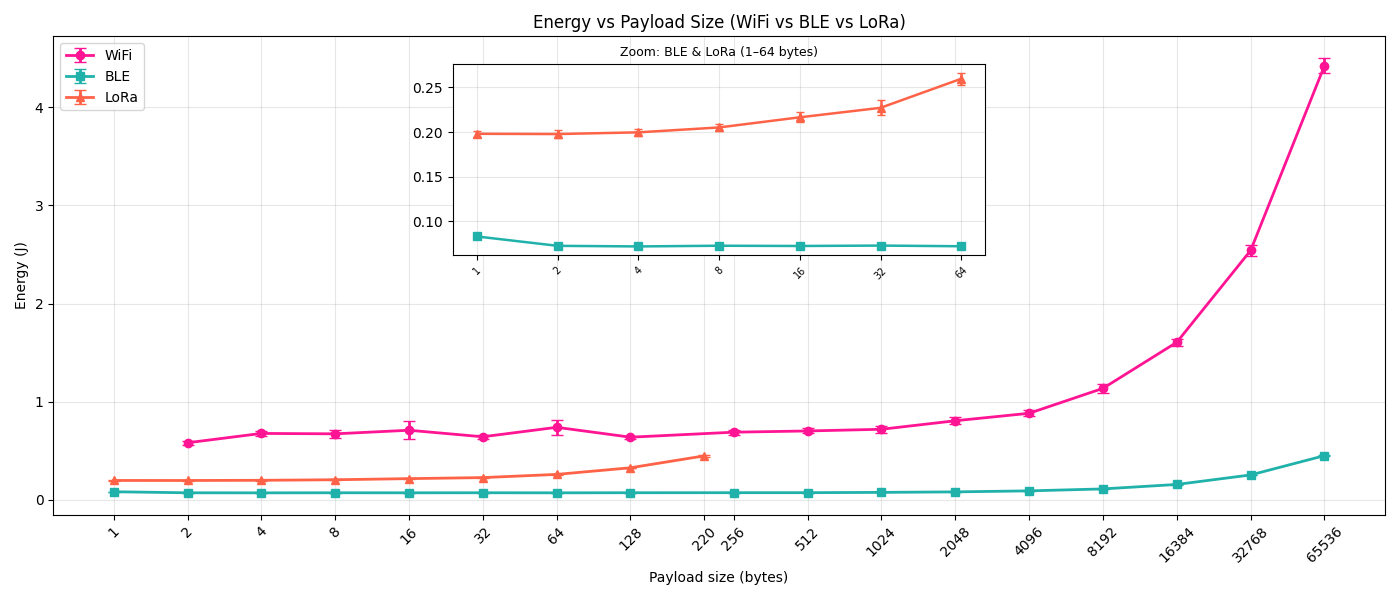

Reproduce this figure in Python.
import os
import pandas as pd
import numpy as np
import matplotlib.pyplot as plt

# ---------------- CONFIG ----------------
DATASETS = {
    "WiFi": "/Users/jude/Documents/GitHub/BTR/data analysis/WiFi (all in one)/tx/final analysis/rephased data",
    "BLE":  "/Users/jude/Documents/GitHub/BTR/data analysis/BLE (all in one)/tx/final analysis/rephased data",
    "LoRa": "/Users/jude/Documents/GitHub/BTR/data analysis/LoRa (all in one)/tx/final analysis/rephased data",
}

V_supply = 5.013517

# ---------------- HELPERS ----------------

def parse_file(path):
    with open(path, "r") as f:
        lines = f.readlines()

    meter_idx = next(i for i, l in enumerate(lines) if "# METER" in l)

    events = []
    for l in lines:
        if l.startswith("# EVENTS") or l.startswith("# META") or l.startswith("# METER"):
            continue
        parts = l.strip().split(",")
        if len(parts) >= 6:
            events.append(parts)

    df = pd.read_csv(path, skiprows=meter_idx + 1)
    df.columns = [c.strip() for c in df.columns]
    df = pd.read_csv(path, skiprows=meter_idx + 1)

    df["phase"] = df["phase"].astype(str)

    df["timestamp"] = pd.to_datetime(df["timestamp"], errors="coerce")
    df["v_shunt"] = df["v_shunt"].astype(float)
    df["current"] = df["current"].astype(float)

    return df, events


# ---------------- PROCESS ----------------

def process_dataset(data_dir):
    results = []

    files = [f for f in os.listdir(data_dir) if f.endswith(".csv")]

    for f in files:
        path = os.path.join(data_dir, f)
        df, _ = parse_file(path)

        if "phase" not in df.columns:
            continue

        # --- keep only TX phases ---
        df = df[df["phase"].str.contains("tx", case=False, na=False)].copy()

        if df.empty:
            continue

        # --- identify contiguous phase blocks ---
        df["block"] = (df["phase"] != df["phase"].shift()).cumsum()

        for (_, phase), group in df.groupby(["block", "phase"]):
            try:
                if len(group) < 2:
                    continue

                # extract payload from phase name (e.g. tx_64 → 64)
                payload = int(phase.split("_")[-1])

                group = group.sort_values("timestamp")

                t = (group["timestamp"] - group["timestamp"].iloc[0]).dt.total_seconds().values
                power = V_supply * group["current"].values

                energy = np.trapz(power, t)

                if np.isnan(energy):
                    continue

                results.append({
                    "payload": payload,
                    "energy_J": energy
                })

            except:
                continue

    return pd.DataFrame(results)


# ---------------- SUMMARY ----------------

def summarize(df):
    summary = df.groupby("payload").agg(
        mean_energy=("energy_J", "mean"),
        std_energy=("energy_J", "std"),
        count=("energy_J", "count")
    ).reset_index()

    summary["ci95"] = 1.96 * summary["std_energy"] / np.sqrt(summary["count"])

    return summary.sort_values("payload")


# ---------------- PLOT ----------------

def plot_all(summaries):
    plt.figure(figsize=(14, 6))

    colors = {
        "WiFi": "deeppink",
        "BLE": "lightseagreen",
        "LoRa": "tomato"
    }

    shapes = {
        "WiFi": "o",
        "BLE": "s",
        "LoRa": "^"
    }

    # ---- GLOBAL PAYLOAD AXIS ----
    all_payloads = sorted(set(
        p for s in summaries.values() for p in s["payload"]
    ))
    
    # ---- DEFAULT EVEN SPACING ----
    x_map = {p: i for i, p in enumerate(all_payloads)}
    
    # ---- LOCAL COMPRESSION AROUND 220–256 ----
    if 220 in x_map and 256 in x_map:
        idx_220 = x_map[220]
        idx_256 = x_map[256]
        
        # how much to compress (tune this)
        compression = 0.6

        # shift everything AFTER 220 slightly left
        for p in all_payloads:
            if x_map[p] > idx_220:
                x_map[p] -= compression

        # now explicitly place 256 closer to 220
        x_map[256] = idx_220 + 0.4

    # ---- MAIN PLOT ----
    for name, summary in summaries.items():
        x = [x_map[p] for p in summary["payload"]]

        plt.errorbar(
            x,
            summary["mean_energy"],
            yerr=summary["ci95"],
            fmt=shapes[name] + "-",
            capsize=4,
            linewidth=2,
            label=name,
            color=colors[name]
        )

    # ---- X LABELS (all payloads) ----
    xticks = [x_map[p] for p in all_payloads]
    xlabels = [p for p in all_payloads]

    plt.xticks(xticks, xlabels, rotation=45)

    plt.xlabel("Payload size (bytes)")
    plt.ylabel("Energy (J)")
    plt.title("Energy vs Payload Size (WiFi vs BLE vs LoRa)")
    plt.grid(True, alpha=0.3)
    plt.legend()

    # ---- INSET ZOOM (BLE + LoRa, 1–128) ----
    from mpl_toolkits.axes_grid1.inset_locator import inset_axes

    ax = plt.gca()
    axins = inset_axes(ax, width="40%", height="40%", loc="upper center", borderpad=2)

    for name in ["BLE", "LoRa"]:
        summary = summaries[name]

        zoom = summary[summary["payload"] <= 64]
        x = [x_map[p] for p in zoom["payload"]]

        axins.errorbar(
            x,
            zoom["mean_energy"],
            yerr=zoom["ci95"],
            fmt=shapes[name] + "-",
            capsize=3,
            linewidth=1.8,
            color=colors[name],
            label=name
        )

    zoom_payloads = [p for p in all_payloads if p <= 64]
    axins.set_xticks([x_map[p] for p in zoom_payloads])
    axins.set_xticklabels([p for p in zoom_payloads], fontsize=7, rotation=45)

    axins.set_title("Zoom: BLE & LoRa (1–64 bytes)", fontsize=9)
    axins.grid(True, alpha=0.3)

    plt.tight_layout()
    plt.show()


# ---------------- RUN ----------------

def main():
    summaries = {}

    for name, path in DATASETS.items():
        print(f"\nProcessing {name}...")
        df = process_dataset(path)

        summary = summarize(df)
        summaries[name] = summary

        #print(summary.to_string(index=False))

    plot_all(summaries)


if __name__ == "__main__":
    main()
